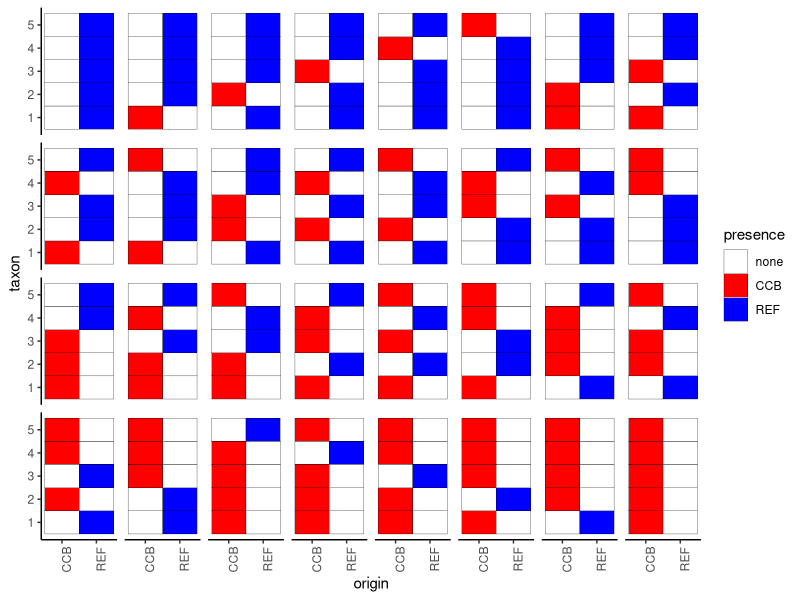
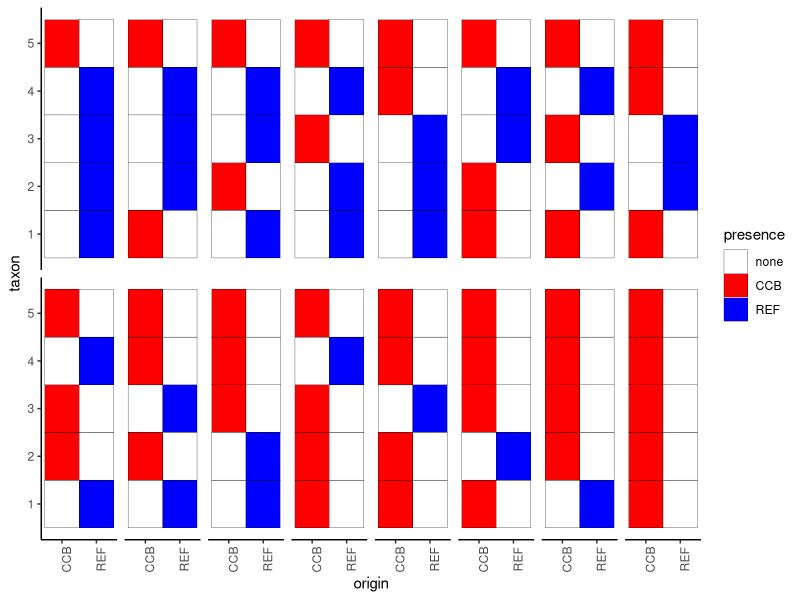
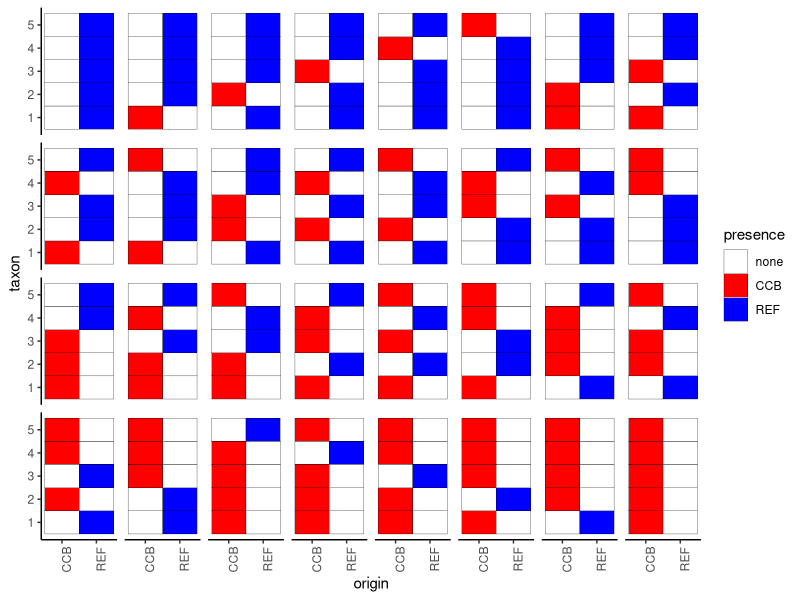
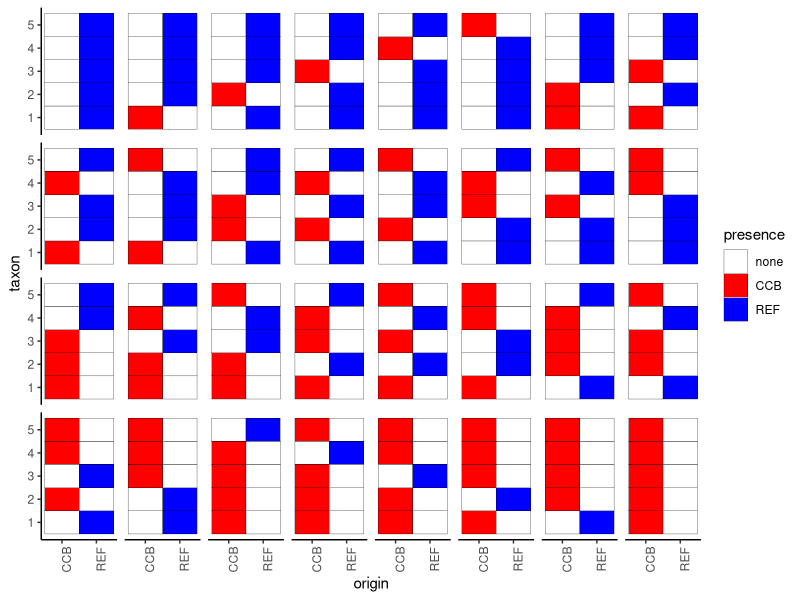
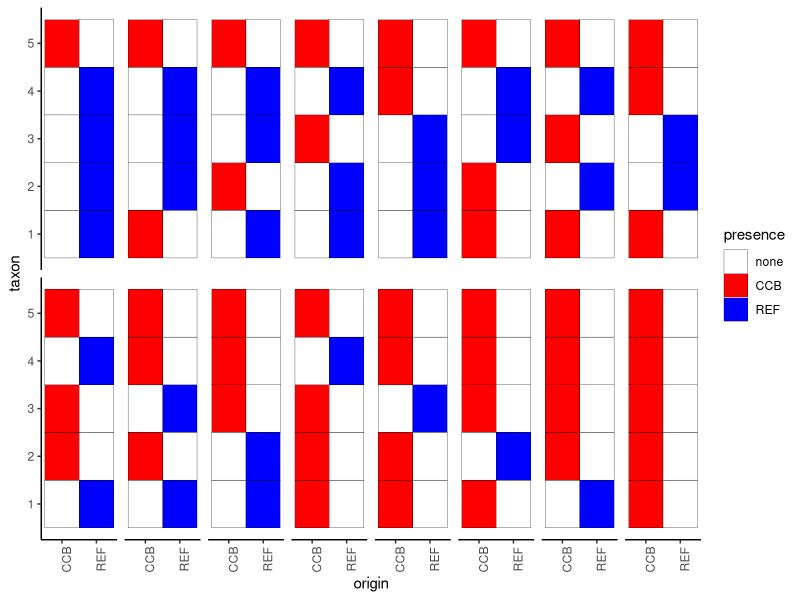
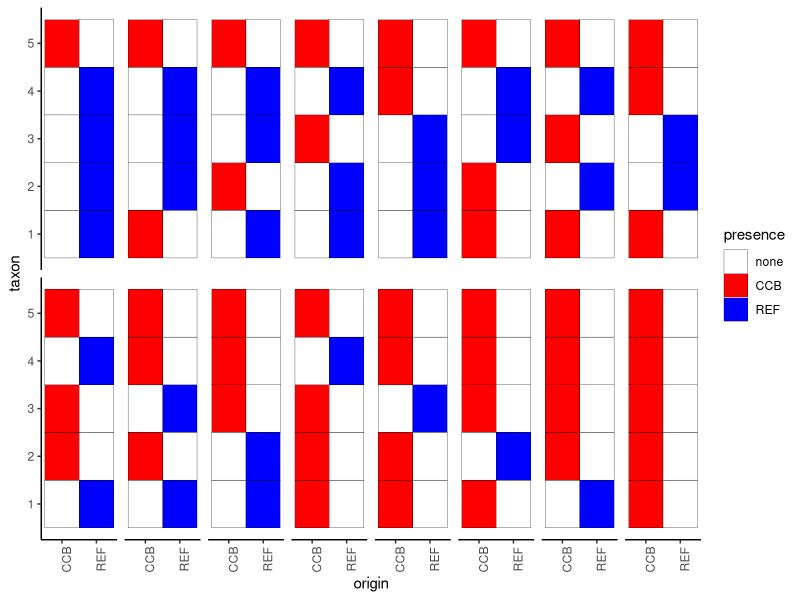

Here is the R script that generated these plots, in order:
library(tidyverse)
apply(combn(x = 10, m = 5),2,function(ii){mat <- matrix(0,5,2); mat[ii] <- 1; mat})


dat <- combn(x = 10, m = 5) %>%
  as_tibble() %>%
  as.list %>%
  map_df(function(ii){
    mat <- matrix(0,5,2)
    mat[ii] <- 1
    mat <- as_tibble(mat)
    
    if(all(rowSums(mat) == 1)){
      mat$taxon <- 1:5
      mat$n_ccb <- sum(mat$V1)
      return(mat)
    }else{
      return(NULL)
    }
  }, .id = "id") 
dat

dat <- dat %>%
  pivot_longer(c(-id, -taxon, -n_ccb), names_to = "origin", values_to = "presence") %>%
  mutate(origin = replace(origin, origin == "V1", "CCB")) %>%
  mutate(origin = replace(origin, origin == "V2", "REF")) %>%
  mutate(id = factor(id, levels = unique(id[ order(n_ccb) ])))
dat$presence[ dat$presence == 1 & dat$origin == "REF" ] <- 2

p1 <- dat %>%
  ggplot(aes(x = origin, y = taxon)) +
  facet_wrap(~id, ncol = 8) + 
  geom_tile(aes(fill = as.factor(presence)), col = "black") + 
  scale_fill_manual(values = c("white"," red", "blue"),
                    name = "presence",
                    labels = c("none", "CCB", "REF")) +
  theme_classic() +
  theme(strip.text = element_blank(),
        axis.text.x = element_text(angle = 90))
p1
ggsave("all_swap_coms.png", p1, width = 5, height = 4)
ggsave("all_swap_coms.svg", p1, width = 5, height = 4)



p1 <- dat %>%
  split(.$id) %>%
  map_df(function(d){
    if(d$presence[ d$taxon == 5 & d$origin == "CCB" ] == 0){
      return(NULL)
    }else(
      return(d)
    )
  }) %>%
  ggplot(aes(x = origin, y = taxon)) +
  facet_wrap(~id, ncol = 8) + 
  geom_tile(aes(fill = as.factor(presence)), col = "black") + 
  scale_fill_manual(values = c("white"," red", "blue"),
                    name = "presence",
                    labels = c("none", "CCB", "REF")) +
  theme_classic() +
  theme(strip.text = element_blank(),
        axis.text.x = element_text(angle = 90))
p1
ggsave("CCB5_swap_coms.png", p1, width = 6, height = 3)
ggsave("CCB5_swap_coms.svg", p1, width = 6, height = 3)


    